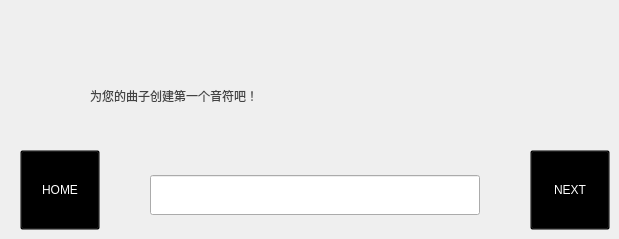
   <widget class="QWidget" name="page_1">
    <property name="styleSheet">
     <string notr="true">#page_1{
background-color: qradialgradient(spread:pad, cx:0.5, cy:0.5, radius:0.537, fx:0.5, fy:0.494, stop:0.253731 rgba(255, 111, 157, 255), stop:1 rgba(255, 255, 255, 255));
border-left:1px solid lightgray;
border-right:1px solid lightgray;
border-bottom:1px solid lightgray;
border-bottom-left-radius: 20px;
border-bottom-right-radius: 20px;}</string>
    </property>
    <widget class="QLabel" name="label_1">
     <property name="geometry">
      <rect>
       <x>90</x>
       <y>80</y>
       <width>251</width>
       <height>31</height>
      </rect>
     </property>
     <property name="styleSheet">
      <string notr="true">color: rgb(67, 67, 67);
font: 11pt &quot;华光淡古印_CNKI&quot;;</string>
     </property>
     <property name="text">
      <string>为您的曲子创建第一个音符吧！</string>
     </property>
    </widget>
    <widget class="QLineEdit" name="EditNote">
     <property name="geometry">
      <rect>
       <x>150</x>
       <y>175</y>
       <width>330</width>
       <height>40</height>
      </rect>
     </property>
     <property name="styleSheet">
      <string notr="true">gridline-color: rgb(0, 0, 0);</string>
     </property>
    </widget>
    <widget class="QPushButton" name="next_1">
     <property name="geometry">
      <rect>
       <x>530</x>
       <y>150</y>
       <width>80</width>
       <height>80</height>
      </rect>
     </property>
     <property name="cursor">
      <cursorShape>PointingHandCursor</cursorShape>
     </property>
     <property name="styleSheet">
      <string notr="true">image:url(:/pic/resource/dog-bone.png);
background-color: transparent;
font: 15pt &quot;HGDY_CNKI&quot;;
color: rgb(255, 255, 255);</string>
     </property>
     <property name="text">
      <string>NEXT</string>
     </property>
     <property name="checkable">
      <bool>true</bool>
     </property>
     <property name="autoExclusive">
      <bool>true</bool>
     </property>
    </widget>
    <widget class="QPushButton" name="BackHome">
     <property name="geometry">
      <rect>
       <x>20</x>
       <y>150</y>
       <width>80</width>
       <height>80</height>
      </rect>
     </property>
     <property name="cursor">
      <cursorShape>PointingHandCursor</cursorShape>
     </property>
     <property name="styleSheet">
      <string notr="true">image: url(:/pic/resource/dog-bowl.png);
background-color: transparent;
font: 15pt &quot;HGDY_CNKI&quot;;
color: rgb(255, 255, 255);</string>
     </property>
     <property name="text">
      <string>HOME</string>
     </property>
     <property name="checkable">
      <bool>true</bool>
     </property>
     <property name="autoExclusive">
      <bool>true</bool>
     </property>
    </widget>
    <widget class="QLabel" name="label_7">
     <property name="geometry">
      <rect>
       <x>400</x>
       <y>110</y>
       <width>131</width>
       <height>71</height>
      </rect>
     </property>
     <property name="styleSheet">
      <string notr="true">image: url(:/pic/resource/dog--v3.png);</string>
     </property>
     <property name="text">
      <string/>
     </property>
    </widget>
   </widget>
